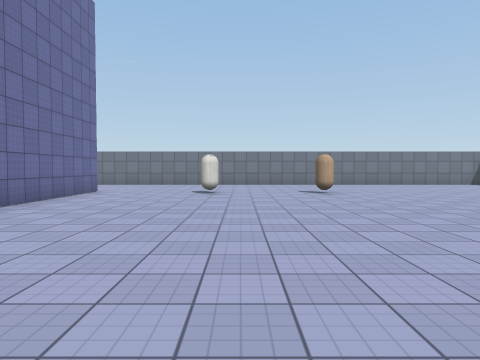
[1] (above)

21 first-person views from a walk through a Unity game level. The camera is 1.4 m above the floor, tilts 2° down and sees 70° across. The floor is counted in squares, 2 m on a side. Each view is taken from the middle of a square. On the plan, view 1 faces up. The plan holds only what a view shows up to about 11 squares ahead; the rest is blank. The player character is not drawn. Surface patterns are stand-ins for the level's own textures.

[2]
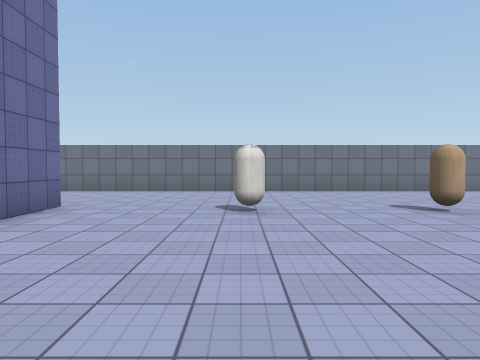

[3]
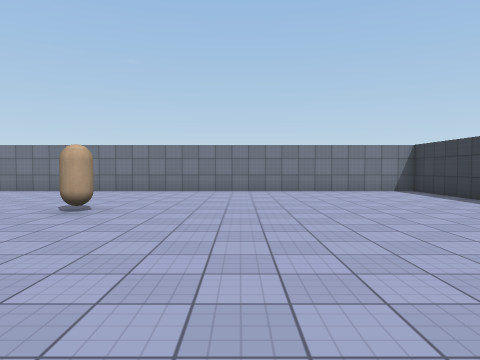

[4]
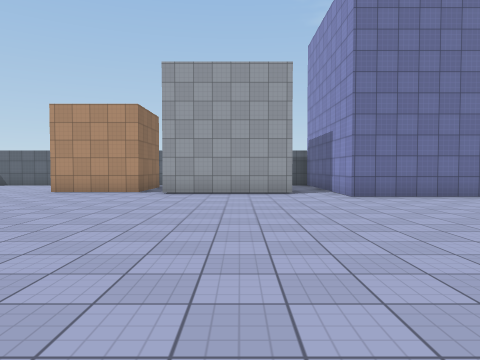

[5]
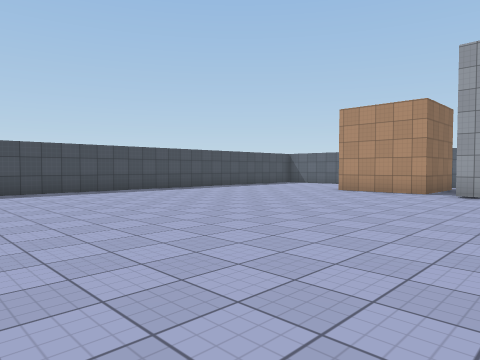

[6]
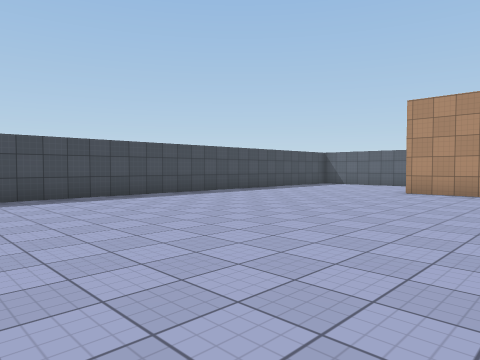

[7]
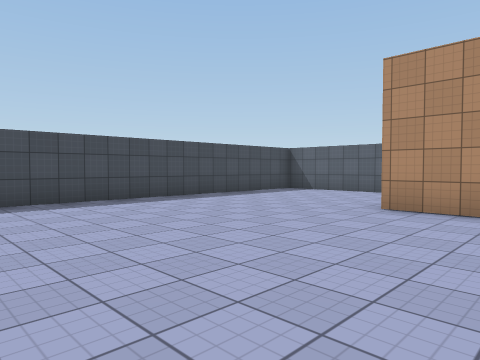

[8]
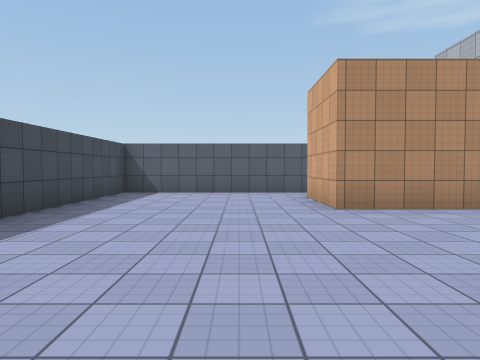

[9]
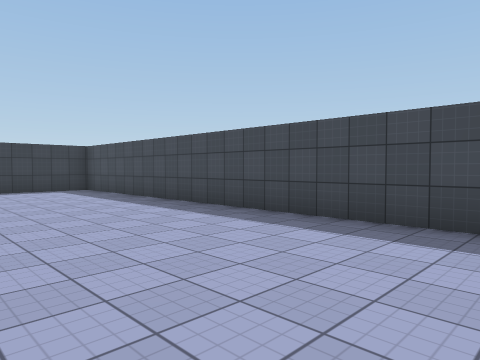

[10]
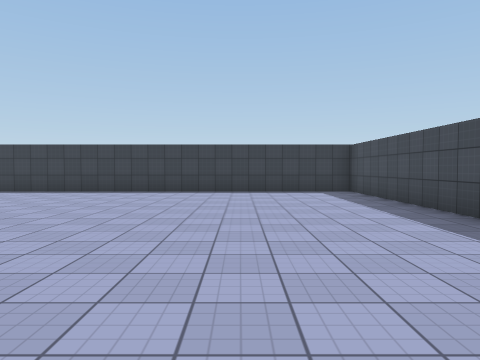

[11]
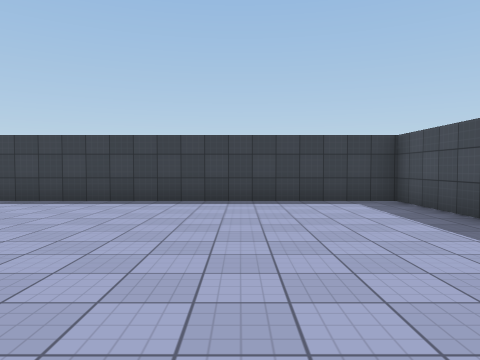

[12]
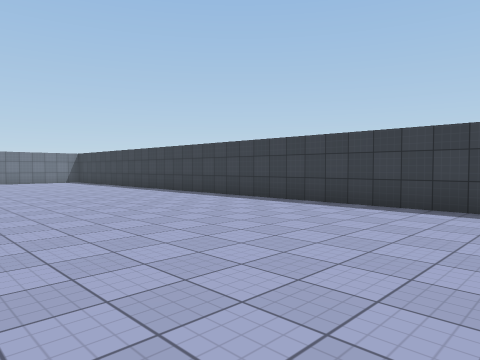

[13]
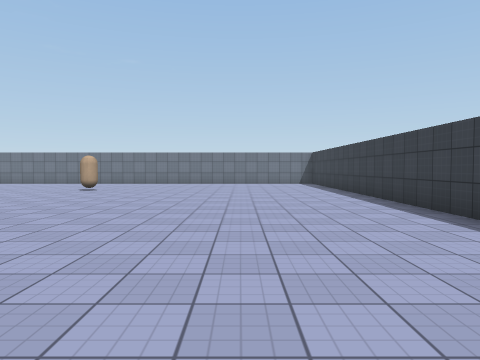

[14]
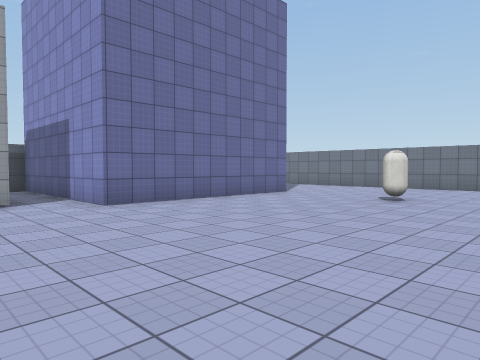

[15]
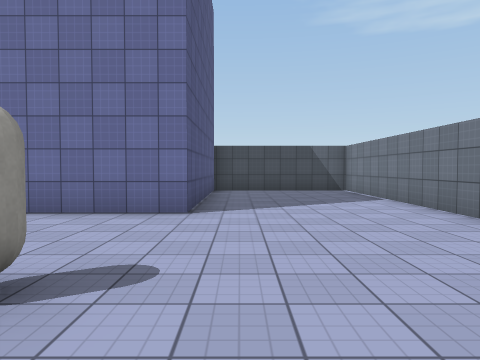

[16]
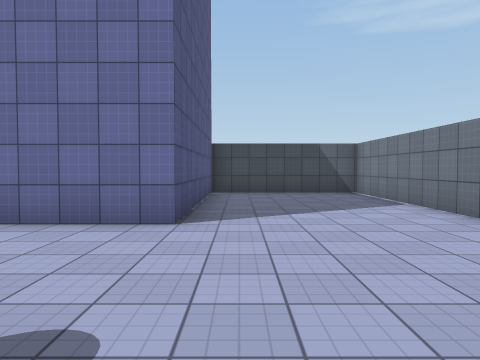

[17]
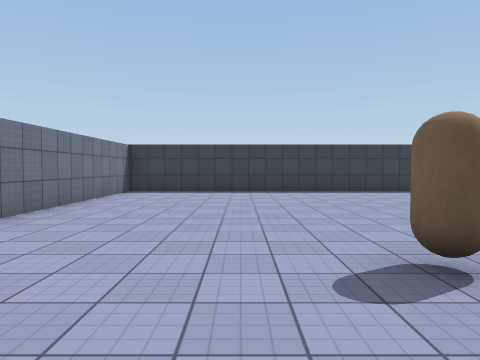

[18]
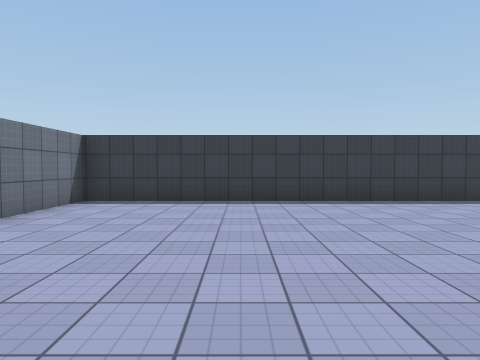

[19]
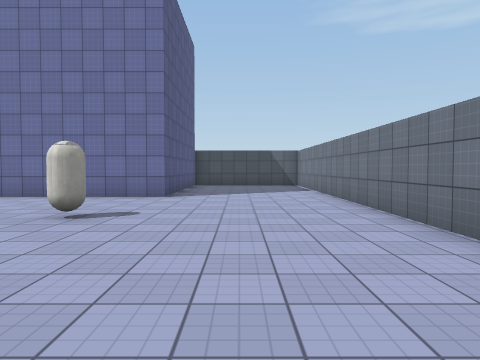

[20]
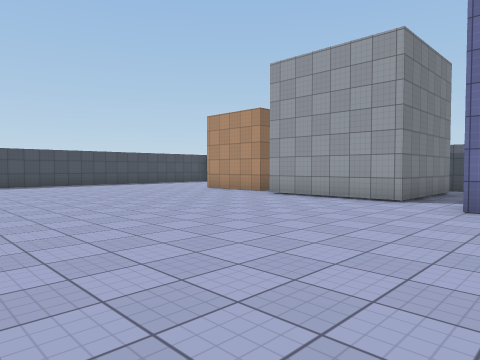

[21]
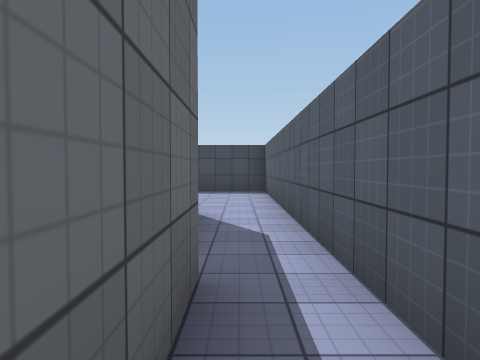

### Floor plan
Ten units are one square. View 1 is at (0, 0); x grows to the right and y downward. Boxes are objects, and circles mark ways between rooms. Rooms are numbered by the first view taken in them; rooms with no view inside come last. Other rooms are left out.
<svg viewBox="-103 -148 210 236">
<path fill="none" stroke="#000" d="M-52 -34 -52 1M-57 9 -57 34 -82 34M-98 34 -98 83 102 83 102 -143 -98 -143 -98 -102 -42 -102 -42 -47 -54 -47M-98 -10 -98 34M-87 1 -87 -18M-88 -34 -52 -34M-54 -47 -98 -47 -98 -31"/>
<rect x="-15" y="-105" width="10" height="10" fill="#bbb"><title>capsule</title></rect>
<rect x="15" y="-105" width="10" height="10" fill="#bbb"><title>capsule</title></rect>
<circle cx="-60" cy="-40" r="3" fill="#2a7"/>
<circle cx="-90" cy="30" r="3" fill="#2a7"/>
<text x="20" y="-30">1</text>
<text x="-90" y="-10">2</text>
</svg>
Room 1 opens to room 2.

Where each view was taken, in squares from view 1:
view 1: 0 up, 0 right, facing up
view 2: 4 up, 1 left, facing up
view 3: 4 up, 5 right, facing up
view 4: 2 up, 4 right, facing left
view 5: 2 up, 4 right, facing down-left
view 6: 0 up, 4 right, facing down-left
view 7: 1 down, 0 right, facing down-left
view 8: 5 down, 0 right, facing left
view 9: 4 down, 1 left, facing down-right
view 10: 5 down, 0 right, facing right
view 11: 5 down, 3 right, facing right
view 12: 3 down, 4 right, facing up-right
view 13: 1 down, 7 right, facing up
view 14: 2 up, 2 right, facing up-left
view 15: 11 up, 1 right, facing left
view 16: 11 up, 0 right, facing left
view 17: 11 up, 0 right, facing right
view 18: 11 up, 3 right, facing right
view 19: 12 up, 4 right, facing left
view 20: 6 up, 2 right, facing down-left
view 21: 2 up, 9 left, facing down
